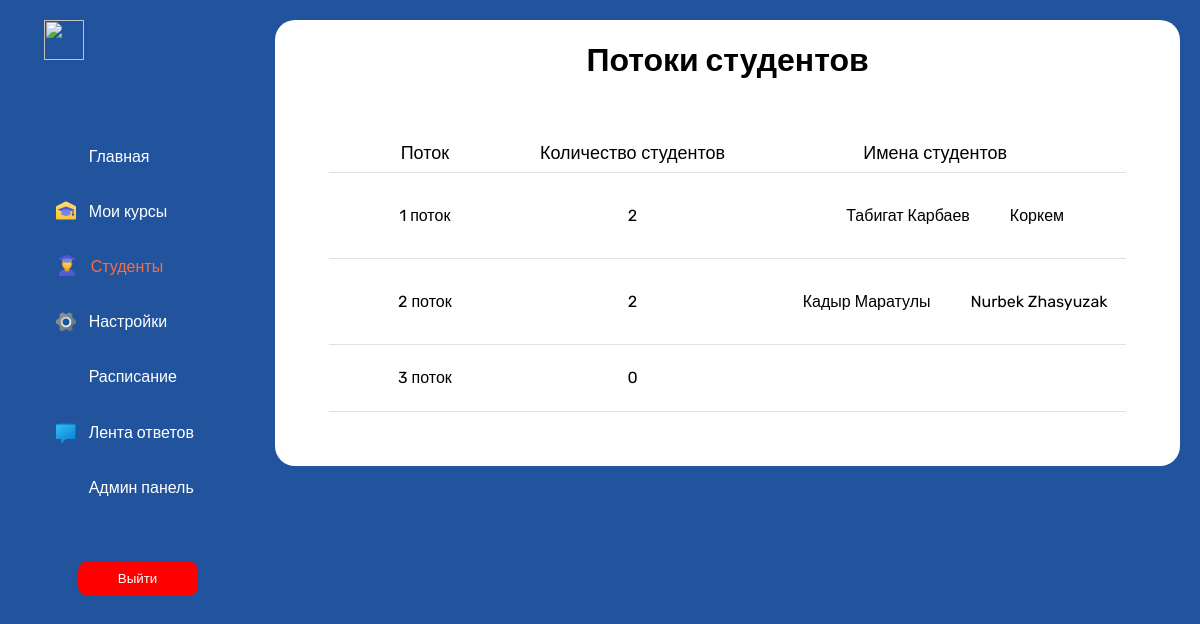
Before: /users/curator/streams/ with the older database file.
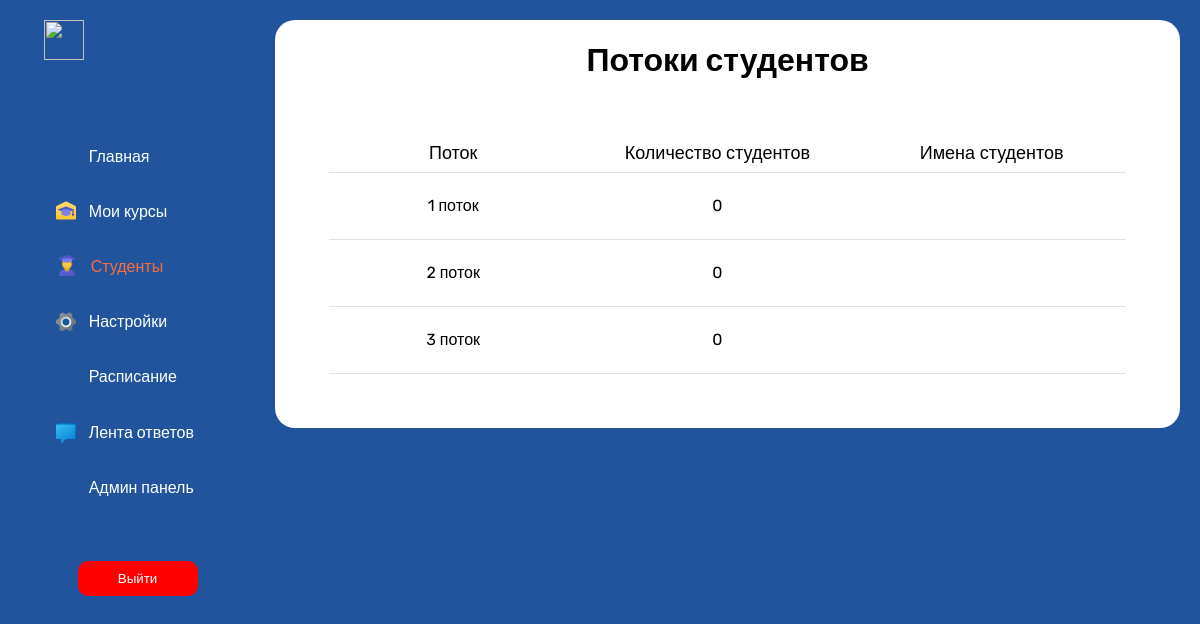
After: the same page with the newer database file.
### users/models.py (models this page shows, shortened)
class Stream(models.Model):
    number = models.PositiveIntegerField()

class User(AbstractUser):
    ROLE_CHOICES = (
        ('student', 'Студент'),
        ('curator', 'Куратор'),
        ('admin', 'Администратор'),
    )
    image = models.ImageField(upload_to='users_images', null=True, blank=True)
    role = models.CharField(max_length=10, choices=ROLE_CHOICES, default='student')
    stream = models.ForeignKey('Stream', on_delete=models.SET_NULL, null=True, blank=True)

### curator/views.py (the view)
# urls.py: path('streams/', StreamListView.as_view(), name='stream_list'),
class StreamListView(ListView):
    model = Stream
    template_name = 'users/curator/streams.html'
    context_object_name = 'streams'

### users/templates/users/curator/streams.html (shortened to what this page needs)
{% extends 'users/curator/base.html' %}
{% load static %}
    {% block css %}<link rel="stylesheet" type="text/css" href="{% static 'admin/css/student.css' %}" rel="stylesheet">{% endblock %}
    {% block content %}
        <div class="content">
            <div style="text-align: center">
                <h1>Потоки студентов</h1>
                <div style="margin: 6%;" class="container">
                    <table class="stream-table">
                        <thead style="display: revert">
                            <tr>
                                <th>Поток</th>
                                <th>Количество студентов</th>
                                <th>Имена студентов</th>
                            </tr>
                        </thead>
                        <tbody>
                            {% for stream in streams %}
                                <tr>
                                    <td style="text-align: center">{{ stream.number }} поток</td>
                                    <td style="text-align: center">{{ stream.user_set.count }}</td>
                                    <td style="text-align: center">
                                        <ul class="student-list">
                                            {% for student in stream.user_set.all %}
                                                <li class="student-name">{{ student.first_name }} {{ student.last_name }}</li>
                                            {% endfor %}
                                        </ul>
                                    </td>
                                </tr>
                            {% endfor %}
                        </tbody>
                    </table>
                </div>
            </div>
        </div>
    {% endblock %}

### users/templates/users/curator/base.html (shortened to what this page needs)
<!DOCTYPE html>
{% load static %}
<html lang="en">
<head>
  <link rel="stylesheet" type="text/css" href="{% static 'admin/css/slider-slick.css' %}" />
  {% block css %} {% endblock %}
  <link href="https://cdn.jsdelivr.net/npm/remixicon@2.2.0/fonts/remixicon.css" rel="stylesheet">
</head>
<body>
    <div class="all_page">
        {% block side_bar %}
            <div class="side_bar">
              <div class="side_bar_logo_settings">
                <img class="side_bar_logo" src="{% static 'admin/img/logo.png' %}" alt="" width="40" height="40">
              </div>
              <div class="side_bar_links">
                <div class="side_bar_general">
                  <p class="side_bar_text"><a href="{% url 'users:curator:curator' %}">Главная</a></p>
                </div>
                <div class="side_bar_courses">
                  <img class="side_bar_img" width="24" src="{% static 'curator/img/icons8-студенческий-центр-48.png' %}" alt="">
                  <p class="side_bar_text"><a href="{% url 'users:curator:courses:courses' %}">Мои курсы</a></p>
                </div>
                <div class="side_bar_student">
                  <img class="side_bar_img" width="24" src="{% static 'curator/img/icons8-студент-48.png' %}" alt="">
                  <p class="side_bar_text"><a href="{% url 'users:curator:students_admin_check' %}">Студенты</a></p>
                </div>
                <div class="side_bar_settings">
                  <img class="side_bar_img" width="24" src="{% static 'curator/img/icons8-настройки-48.png' %}" alt="">
                  <p class="side_bar_text"><a href="{% url 'users:curator:profiles:profile' %}">Настройки</a></p>
                </div>
                <div class="side_bar_timeTable">
                  <p class="side_bar_text"><a href="{% url 'users:curator:schedule:student_schedule' %}">Расписание</a></p>
                </div>
                <div class="side_bar_answers">
                  <img class="side_bar_img" width="24" src="{% static 'curator/img/icons8-чат-48.png' %}" alt="">
                  <p class="side_bar_text"><a href="{% url 'users:curator:courses:answers_view' %}">Лента ответов</a></p>
                </div>
                <div class="side_bar_timeTable">
                    <p class="side_bar_text"><a href="{% url 'admin:index' %}">Админ панель</a></p>
                </div>
            </div>
            <div class="leave-button">
              <a href="{% url 'users:curator:logout' %}"><button class="leave">Выйти</button></a>
             </div>
          </div>
        {% endblock %}
        {% block content %}
        {% endblock %}
    </div>
</body>
</html>

### users/static/curator/css/student.css (style rules this page uses)
body { background-color: #22549E; margin: 0; padding: 0; }
* { font-family: 'Rubik', sans-serif !important; outline: none; }
.all_page { width: 100%; display: flex; }
.all_page .side_bar { width: 20%; margin: 20px 0px 20px 20px; }
.all_page .content { background-color: white; border-radius: 40px; height: 100%; width: 77%; margin: 20px; overflow: hidden; }
.side_bar { text-align: center; }
a { color: white; font-family: Roboto; text-decoration: none; }
.side_bar_logo_settings { display: flex; align-items: center; margin-left: 10%; }
.all_page .content { background-color: white; border-radius: 20px; height: 100%; width: 77%; }
.leave-button button { width: 120px; height: 35px; color: #FFFFFF; background-color: red; border: none; border-radius: 10px; margin-top: 25px; }
.side_bar_links { margin-top: 30%; }
.side_bar_general { display: flex; align-items: center; }
.side_bar_student p a { color: #FB6D3A; }
.side_bar_img { margin-left: 5%; }
.side_bar_text { margin-left: 5%; font-size: 100%; }
.side_bar_settings { display: flex; align-items: center; margin-top: 2%; }
.side_bar_courses { display: flex; align-items: center; margin-top: 2%; }
.side_bar_timeTable { display: flex; align-items: center; margin-top: 2%; }
.side_bar_student { display: flex; align-items: center; margin-top: 2%; }
.side_bar_answers { display: flex; align-items: center; margin-top: 2%; }
tr { margin-right: 10px; }
.side_bar_links { margin-top: 30%; margin-left: 10%; }
.side_bar_student { display: flex; align-items: center; margin-top: 2%; width: 110% !important; border-radius: 20px 0 0 20px; }
.side_bar_courses { display: flex; align-items: center; }
.container { display: flex; justify-content: space-between; align-items: center; margin-bottom: 5%; }
.leave-button { margin-top: 10%; }
.leave-button button { width: 120px; height: 35px; color: #FFFFFF; background-color: red; border: none; border-radius: 10px; }
table { justify-content: center; border-collapse: collapse; width: 100%; }
td { border-top: 1px solid #e1e1e1; border-bottom: 1px solid #e1e1e1; padding: 17px; position: relative; }
thead { display: flex; justify-content: center; gap: 100px; }
tr th { width: 10%; }
th { border: none; padding: 8px; position: relative; font-size: 18px; font-weight: 300; }
td::before, th::before { content: ""; position: absolute; left: -1px; top: -1px; width: 1px; height: 100%; }
td::after, th::after { content: ""; position: absolute; left: -1px; bottom: -1px; width: 100%; height: 1px; }

Changed rows visible on the page:
removed User: first_name "Табигат", last_name "Карбаев", shown under Stream (number 1 of 3 on the later page)
removed User: first_name "Коркем", shown under Stream (number 1 of 3 on the later page)
removed User: first_name "Кадыр", last_name "Маратулы", shown under Stream (number 2 of 3 on the later page)
removed User: first_name "Nurbek", last_name "Zhasyuzak", shown under Stream (number 2 of 3 on the later page)
computed for Stream (number 1 of 3 on the later page): user_set.count "2" → "0"
computed for Stream (number 2 of 3 on the later page): user_set.count "2" → "0"
